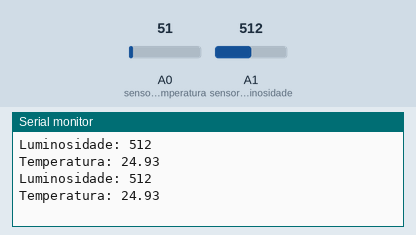
This sketch was run on a simulated Arduino Uno, built with avr-gcc and run on an emulated ATmega328P. On the bench: the last lines printed to the serial monitor. The test bench sets the inputs (shaded band); at power-on: A0 (sensor_temperatura) = 51, A1 (sensor_luminosidade) = 512.

Above: at 1.8 s.
1.9 s: A0 (sensor_temperatura) set to 61
At 2.5 s:
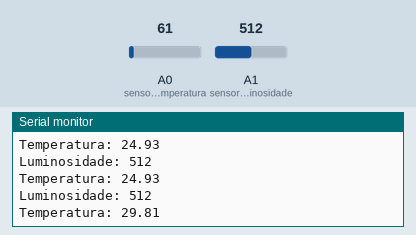
3.4 s: A1 (sensor_luminosidade) set to 716
At 4.4 s:
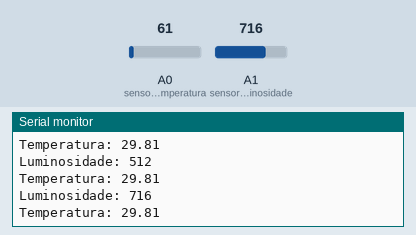
4.9 s: A0 (sensor_temperatura) set to 71
At 5.4 s:
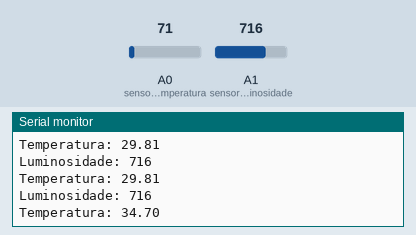
6.4 s: A1 (sensor_luminosidade) set to 900
At 7.9 s:
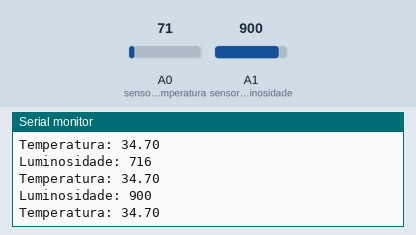
Timing chart, 0 to 8.9 s (numbered marks = the images above; inputs shaded):
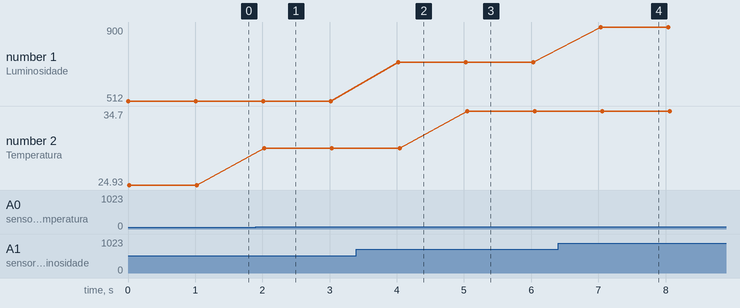

Measured:
- after the input at 1.9 s, the serial monitor: prints a new line after 0.13 s (image 1)
- after the input at 3.4 s, the serial monitor: prints a new line after 0.62 s (image 2)
- after the input at 4.9 s, the serial monitor: prints a new line after 0.15 s (image 3)
- after the input at 6.4 s, the serial monitor: prints a new line after 0.64 s (image 4)
- plotted number 1: 512 → 716 after the input at 3.4 s, 716 → 900 after the input at 6.4 s
- plotted number 2: 24.93 → 29.81 after the input at 1.9 s, 29.81 → 34.7 after the input at 4.9 s

The sketch:

bluetooth-dois-sensores.ino
```cpp
/*
  Leitura de dois sensores via bluetooth
  Utilizado: Arduino Uno, LM35, LDR e Módulo Bluetooth HC-05
  Autor: Yhan Christian Souza Silva - Data: 04/07/2016
 */

#include <SoftwareSerial.h> //Biblioteca auxiliar

SoftwareSerial bluetooth(2, 3); //Defino RX pino 2 e pino 3
#define sensor_temperatura A0  //Sensor de temperatura liga ao pino A0
#define sensor_luminosidade A1  //Sensor de temperatura liga ao pino A1

void setup(){
	Serial.begin(9600);         //Inicio comunicação serial
	bluetooth.begin(115200);   // Inicio comunicação com módulo bluetooh, baud-rate 115200
}

void loop(){
  // --- Variaveis para leitura de sensores ---
	int leitura_luminosidade = 0;
	float leitura_temperatura = 0;
	leitura_luminosidade = analogRead(sensor_luminosidade);
	leitura_temperatura = (float(analogRead(sensor_temperatura)) * 5 / (1023)) / 0.01;
  // --- Exibição via serial ---
  	Serial.print("Luminosidade: ");
	Serial.println(leitura_luminosidade);
  	Serial.print("Temperatura: ");
	Serial.println(leitura_temperatura);
  // Print de dados módulo bluetooth ---
  	bluetooth.print("Luminosidade: ");
  	bluetooth.println(leitura_luminosidade);
  	bluetooth.print("Temperatura: ");
  	bluetooth.println(leitura_temperatura);
	delay(1000); //atraso de 1s para nova leitura
}
```
